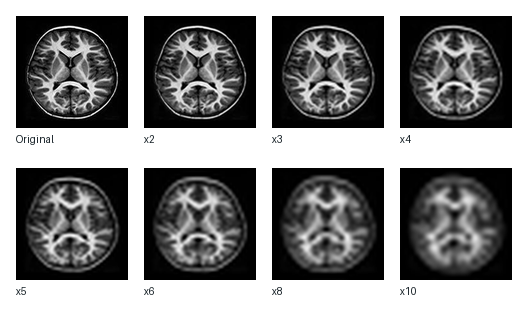
#> input picture result/results task 1/Extra - dividing image by more then 2/lanczos_extra_downscale_grid.png, 528 x 320 px, given as the content of the folder data/Data 1/test, which was not available
$ python lanczos_extra_downscale.py
#> lines starting #> are read from the running program, lines starting #| are printed output that depends on the picture; pictures that were not available may be replaced by others from this repository, and a replacement may not be noted
import csv
import math
from pathlib import Path

from PIL import Image, ImageDraw, ImageFont


INPUT_DIR = Path("data/Data 1/test")
OUTPUT_DIR = Path("result/results task 1/Extra - dividing image by more then 2")
IMAGE_SIZE = (224, 224)
DOWNSCALE_FACTORS = [2, 3, 4, 5, 6, 8, 10]


def find_default_image() -> Path:
    suffixes = {".jpg", ".jpeg", ".png", ".bmp"}
    candidates = sorted(
        p for p in INPUT_DIR.rglob("*") if p.is_file() and p.suffix.lower() in suffixes
    )
    if not candidates:
        raise FileNotFoundError("No clean image found in data/Data 1/test")
    return candidates[0]


def load_image(path: Path) -> Image.Image:
    with Image.open(path) as image:
        return image.convert("RGB").resize(IMAGE_SIZE)


def downsample(image: Image.Image, factor: int) -> Image.Image:
    low_size = (max(1, image.width // factor), max(1, image.height // factor))
    return image.resize(low_size, Image.Resampling.BICUBIC)


def lanczos_reconstruct(low_resolution: Image.Image) -> Image.Image:
    return low_resolution.resize(IMAGE_SIZE, Image.Resampling.LANCZOS)


def metrics(original: Image.Image, reconstructed: Image.Image) -> dict[str, float]:
    original_pixels = list(original.getdata())
    reconstructed_pixels = list(reconstructed.getdata())
    count = len(original_pixels) * 3

    squared_error = 0.0
    absolute_error = 0.0
    for original_rgb, reconstructed_rgb in zip(original_pixels, reconstructed_pixels):
        for original_value, reconstructed_value in zip(original_rgb, reconstructed_rgb):
            diff = float(original_value - reconstructed_value)
            squared_error += diff * diff
            absolute_error += abs(diff)

    mse = squared_error / count
    rmse = math.sqrt(mse)
    mae = absolute_error / count
    psnr = math.inf if mse == 0 else 20 * math.log10(255.0 / rmse)
    reconstruction_score = max(0.0, min(100.0, 100.0 * (1.0 - mae / 255.0)))
    return {
        "mse": mse,
        "rmse": rmse,
        "mae": mae,
        "psnr": psnr,
        "reconstruction_score": reconstruction_score,
    }


def save_psnr_svg(rows: list[dict[str, float]], output_path: Path) -> None:
    width, height = 760, 420
    margin_left, margin_top, margin_right, margin_bottom = 70, 35, 30, 60
    chart_w = width - margin_left - margin_right
    chart_h = height - margin_top - margin_bottom

    psnr_values = [row["psnr"] for row in rows]
    min_y = math.floor(min(psnr_values)) - 1
    max_y = math.ceil(max(psnr_values)) + 1
    if min_y == max_y:
        max_y += 1

    def x_pos(index: int) -> float:
        if len(rows) == 1:
            return margin_left + chart_w / 2
        return margin_left + index * chart_w / (len(rows) - 1)

    def y_pos(value: float) -> float:
        return margin_top + chart_h * (1 - (value - min_y) / (max_y - min_y))

    points = [(x_pos(i), y_pos(row["psnr"])) for i, row in enumerate(rows)]
    point_string = " ".join(f"{x:.1f},{y:.1f}" for x, y in points)

    lines = [
        f'<svg xmlns="http://www.w3.org/2000/svg" width="{width}" height="{height}" viewBox="0 0 {width} {height}">',
        '<rect width="100%" height="100%" fill="#f7f9f7"/>',
        '<text x="30" y="24" font-family="Arial" font-size="18" font-weight="700" fill="#182228">Lanczos quality after stronger downsampling</text>',
        f'<line x1="{margin_left}" y1="{margin_top + chart_h}" x2="{margin_left + chart_w}" y2="{margin_top + chart_h}" stroke="#667" stroke-width="1"/>',
        f'<line x1="{margin_left}" y1="{margin_top}" x2="{margin_left}" y2="{margin_top + chart_h}" stroke="#667" stroke-width="1"/>',
        f'<polyline points="{point_string}" fill="none" stroke="#2666ac" stroke-width="3"/>',
    ]

    for tick in range(min_y, max_y + 1, max(1, (max_y - min_y) // 5)):
        y = y_pos(tick)
        lines.append(f'<line x1="{margin_left - 5}" y1="{y:.1f}" x2="{margin_left + chart_w}" y2="{y:.1f}" stroke="#d8dddd" stroke-width="1"/>')
        lines.append(f'<text x="18" y="{y + 4:.1f}" font-family="Arial" font-size="11" fill="#56636b">{tick}</text>')

    for i, row in enumerate(rows):
        x, y = points[i]
        factor = int(row["factor"])
        lines.append(f'<circle cx="{x:.1f}" cy="{y:.1f}" r="5" fill="#008074"/>')
        lines.append(f'<text x="{x - 10:.1f}" y="{margin_top + chart_h + 25}" font-family="Arial" font-size="12" fill="#182228">x{factor}</text>')
        lines.append(f'<text x="{x - 18:.1f}" y="{y - 10:.1f}" font-family="Arial" font-size="10" fill="#182228">{row["psnr"]:.2f}</text>')

    lines.append(f'<text x="{width / 2 - 55}" y="{height - 15}" font-family="Arial" font-size="12" fill="#56636b">Downsample factor</text>')
    lines.append('<text x="16" y="220" transform="rotate(-90 16,220)" font-family="Arial" font-size="12" fill="#56636b">PSNR</text>')
    lines.append("</svg>")
    output_path.write_text("\n".join(lines), encoding="utf-8")


def save_psnr_png(rows: list[dict[str, float]], output_path: Path) -> None:
    width, height = 900, 520
    margin_left, margin_top, margin_right, margin_bottom = 90, 55, 45, 80
    chart_w = width - margin_left - margin_right
    chart_h = height - margin_top - margin_bottom

    psnr_values = [row["psnr"] for row in rows]
    min_y = math.floor(min(psnr_values)) - 1
    max_y = math.ceil(max(psnr_values)) + 1
    if min_y == max_y:
        max_y += 1

    def x_pos(index: int) -> float:
        if len(rows) == 1:
            return margin_left + chart_w / 2
        return margin_left + index * chart_w / (len(rows) - 1)

    def y_pos(value: float) -> float:
        return margin_top + chart_h * (1 - (value - min_y) / (max_y - min_y))

    canvas = Image.new("RGB", (width, height), "#f7f9f7")
    draw = ImageDraw.Draw(canvas)
    draw.text((35, 18), "Lanczos PSNR after stronger downsampling", fill="#182228")
    draw.text(
        (35, 42),
        "Clean MRI image, downsampled by factor and reconstructed to 224x224 with Lanczos",
        fill="#56636b",
    )

    tick_step = max(1, (max_y - min_y) // 6)
    for tick in range(min_y, max_y + 1, tick_step):
        y = y_pos(tick)
        draw.line((margin_left, y, margin_left + chart_w, y), fill="#d8dddd", width=1)
        draw.text((35, y - 7), str(tick), fill="#56636b")

    draw.line((margin_left, margin_top, margin_left, margin_top + chart_h), fill="#667077", width=2)
    draw.line(
        (margin_left, margin_top + chart_h, margin_left + chart_w, margin_top + chart_h),
        fill="#667077",
        width=2,
    )

    points = [(x_pos(i), y_pos(row["psnr"])) for i, row in enumerate(rows)]
    for start, end in zip(points, points[1:]):
        draw.line((start[0], start[1], end[0], end[1]), fill="#2666ac", width=4)

    for (x, y), row in zip(points, rows):
        draw.ellipse((x - 6, y - 6, x + 6, y + 6), fill="#008074")
        draw.text((x - 18, y - 22), f"{row['psnr']:.2f}", fill="#182228")
        draw.text((x - 10, margin_top + chart_h + 20), f"x{int(row['factor'])}", fill="#182228")

    draw.text((width // 2 - 70, height - 35), "Downsample factor", fill="#56636b")
    draw.text((14, height // 2), "PSNR", fill="#56636b")
    canvas.save(output_path, optimize=True)


def save_comparison_grid(original: Image.Image, reconstructions: list[tuple[str, Image.Image]], output_path: Path) -> None:
    thumb_size = (112, 112)
    padding = 16
    label_h = 24
    columns = 4
    rows = math.ceil((len(reconstructions) + 1) / columns)
    width = columns * thumb_size[0] + (columns + 1) * padding
    height = rows * (thumb_size[1] + label_h) + (rows + 1) * padding
    canvas = Image.new("RGB", (width, height), "white")
    draw = ImageDraw.Draw(canvas)

    cells = [("Original", original)] + reconstructions
    for index, (label, image) in enumerate(cells):
        row = index // columns
        col = index % columns
        x = padding + col * (thumb_size[0] + padding)
        y = padding + row * (thumb_size[1] + label_h + padding)
        canvas.paste(image.resize(thumb_size, Image.Resampling.LANCZOS), (x, y))
        draw.text((x, y + thumb_size[1] + 5), label, fill=(24, 34, 40))

    canvas.save(output_path, optimize=True)


def main() -> None:
    OUTPUT_DIR.mkdir(parents=True, exist_ok=True)
    image_path = find_default_image()
    original = load_image(image_path)
#> in load_image, image is the input picture: PIL image 528x320 RGB; mean R, G, B 135.1, 135.1, 135.1
#> in load_image, `return image.convert("RGB").resize(IMAGE_SIZE)`:
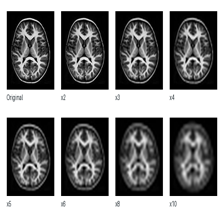
#> returned value: PIL image 224x224 RGB; mean R, G, B 135.1, 135.1, 135.1

    rows = []
    reconstructions = []
    for factor in DOWNSCALE_FACTORS:
        low_resolution = downsample(original, factor)
        reconstructed = lanczos_reconstruct(low_resolution)
        row = {
            "factor": factor,
            "low_width": low_resolution.width,
            "low_height": low_resolution.height,
            **metrics(original, reconstructed),
        }
        rows.append(row)
        reconstructions.append((f"x{factor}", reconstructed))
#> this loop made 7 passes
#> (mse in metrics, rmse in metrics, mae in metrics, psnr in metrics, reconstruction_score in metrics) on passes 1 to 7: (377.1, 19.42, 10.48, 22.37, 95.89), (756.9, 27.51, 16.15, 19.34, 93.67), (1148.2, 33.88, 21.66, 17.53, 91.51), (1641.3, 40.51, 27.57, 15.98, 89.19), (1833.8, 42.82, 29.6, 15.5, 88.39), (3213.4, 56.69, 41.66, 13.06, 83.66), (4242.6, 65.13, 49.59, 11.85, 80.55)
#> pass 1, in main, `low_resolution = downsample(original, factor)`:
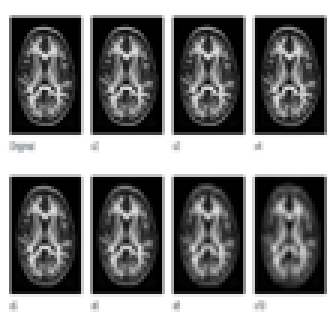
#> low_resolution: PIL image 112x112 RGB (shown 3 times larger); mean R, G, B 134.9, 134.9, 134.9
#> pass 1, in main, `reconstructed = lanczos_reconstruct(low_resolution)`:
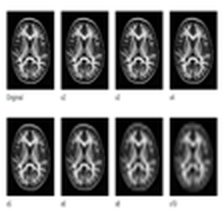
#> reconstructed: PIL image 224x224 RGB; mean R, G, B 135.1, 135.1, 135.2
#> pass 2, in main, `reconstructed = lanczos_reconstruct(low_resolution)`:
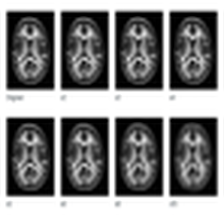
#> reconstructed: PIL image 224x224 RGB; mean R, G, B 134.4, 134.4, 134.4
#> after the loop:
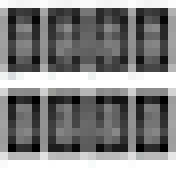
#> low_resolution: PIL image 22x22 RGB (shown 8 times larger); mean R, G, B 133.8, 133.8, 133.8
#> after the loop, reconstructions = 7 items; rows = 7 items

    with (OUTPUT_DIR / "lanczos_extra_downscale_metrics.csv").open("w", newline="", encoding="utf-8") as f:
        writer = csv.DictWriter(
            f,
            fieldnames=[
                "factor",
                "low_width",
                "low_height",
                "mse",
                "rmse",
                "mae",
                "psnr",
                "reconstruction_score",
            ],
        )
        writer.writeheader()
        writer.writerows(rows)

    original.save(OUTPUT_DIR / "original_clean.png", optimize=True)
    save_psnr_svg(rows, OUTPUT_DIR / "lanczos_psnr_by_downscale_factor.svg")
#> in save_psnr_svg, `psnr_values = [row["psnr"] for row in rows]`: psnr_values = [22.37, 19.34, 17.53, 15.98, 15.5, 13.06, 11.85]
#> in save_psnr_svg, `min_y = math.floor(min(psnr_values)) - 1`: min_y = 10
#> in save_psnr_svg, `max_y = math.ceil(max(psnr_values)) + 1`: max_y = 24
#> in save_psnr_svg, `points = [(x_pos(i), y_pos(row["psnr"])) for i, row in enumerate(rows)]`: points = [(70, 72.91), (180, 143.2), (290, 185.2), (400, 221.2), (510, 232.4), (620, 288.9), (730, 316.9)]
#> the loop in save_psnr_svg, `for tick in range(min_y, max_y + 1, max(1, (max_y - min_y) // 5)):` made 8 passes
#> y on passes 1 to 8: 360, 313.6, 267.1, 220.7, 174.3, 127.9, 81.43, 35
#> after the loop in save_psnr_svg, `for tick in range(min_y, max_y + 1, max(1, (max_y - min_y) // 5)):`: lines = 22 items
#> the loop in save_psnr_svg, `for i, row in enumerate(rows):` made 7 passes
#> (x, y, factor) on passes 1 to 7: (70, 72.91, 2), (180, 143.2, 3), (290, 185.2, 4), (400, 221.2, 5), (510, 232.4, 6), (620, 288.9, 8), (730, 316.9, 10)
#> after the loop in save_psnr_svg, `for i, row in enumerate(rows):`: lines = 43 items
    save_psnr_png(rows, OUTPUT_DIR / "lanczos_psnr_by_downscale_factor.png")
#> in save_psnr_png, `psnr_values = [row["psnr"] for row in rows]`: psnr_values = [22.37, 19.34, 17.53, 15.98, 15.5, 13.06, 11.85]
#> in save_psnr_png, `tick_step = max(1, (max_y - min_y) // 6)`: tick_step = 2
#> the loop in save_psnr_png, `for tick in range(min_y, max_y + 1, tick_step):` made 8 passes
#> y on passes 1 to 8: 440, 385, 330, 275, 220, 165, 110, 55
#> in save_psnr_png, `points = [(x_pos(i), y_pos(row["psnr"])) for i, row in enumerate(rows)]`: points = [(90, 99.91), (217.5, 183.1), (345, 232.9), (472.5, 275.6), (600, 288.8), (727.5, 355.8), (855, 389)]
#> the loop in save_psnr_png, `for start, end in zip(points, points[1:]):` made 6 passes
#> (start, end) on passes 1 to 6: ((90, 99.91), (217.5, 183.1)), ((217.5, 183.1), (345, 232.9)), ((345, 232.9), (472.5, 275.6)), ((472.5, 275.6), (600, 288.8)), ((600, 288.8), (727.5, 355.8)), ((727.5, 355.8), (855, 389))
#> the loop in save_psnr_png, `for (x, y), row in zip(points, rows):` made 7 passes
#> in save_psnr_png, `canvas.save(output_path, optimize=True)`:
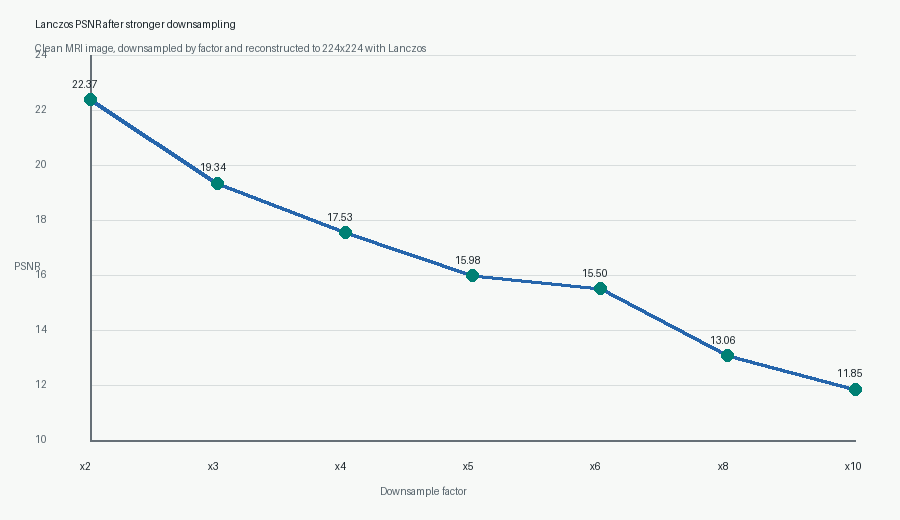
#> saved as lanczos_psnr_by_downscale_factor.png: PIL image 900x520 RGB; mean R, G, B 243.3, 246, 244.5
    save_comparison_grid(original, reconstructions, OUTPUT_DIR / "lanczos_extra_downscale_grid.png")
#> in save_comparison_grid, `rows = math.ceil((len(reconstructions) + 1) / columns)`: rows = 2
#> in save_comparison_grid, `height = rows * (thumb_size[1] + label_h) + (rows + 1) * padding`: height = 320
#> in save_comparison_grid, `canvas = Image.new("RGB", (width, height), "white")`: canvas: PIL image 528x320 RGB; every value is 255
#> in save_comparison_grid, `cells = [("Original", original)] + reconstructions`: cells = 8 items
#> the loop in save_comparison_grid, `for index, (label, image) in enumerate(cells):` made 8 passes
#> (label, row, col, x, y) on passes 1 to 8: ('Original', 0, 0, 16, 16), ('x2', 0, 1, 144, 16), ('x3', 0, 2, 272, 16), ('x4', 0, 3, 400, 16), ('x5', 1, 0, 16, 168), ('x6', 1, 1, 144, 168), ('x8', 1, 2, 272, 168), ('x10', 1, 3, 400, 168)
#> after the loop in save_comparison_grid, `for index, (label, image) in enumerate(cells):`:
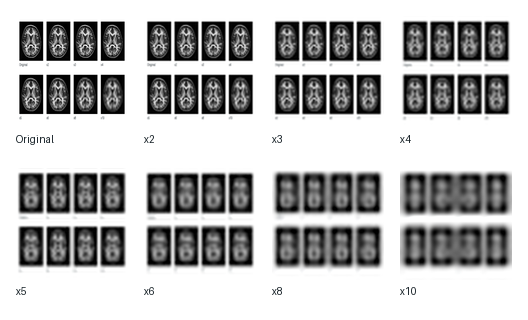
#> canvas: PIL image 528x320 RGB; mean R, G, B 183, 183.1, 183.1
    (OUTPUT_DIR / "README.txt").write_text(
        "\n".join(
            [
                "Extra experiment: dividing image by more then 2",
                "",
                f"Input image: {image_path}",
                "Method: downsample by factor, then reconstruct to 224x224 with Lanczos.",
                "Higher PSNR and reconstruction score are better.",
            ]
        ),
        encoding="utf-8",
    )

    print(f"Saved results to {OUTPUT_DIR}")
    for row in rows:
        print(
            f"x{int(row['factor'])}: low={int(row['low_width'])}x{int(row['low_height'])}, "
            f"PSNR={row['psnr']:.2f}, score={row['reconstruction_score']:.2f}"
        )
#> this loop made 7 passes
#| x2: low=112x112, PSNR=22.37, score=95.89
#| x3: low=74x74, PSNR=19.34, score=93.67
#| x4: low=56x56, PSNR=17.53, score=91.51
#| x5: low=44x44, PSNR=15.98, score=89.19
#| x6: low=37x37, PSNR=15.50, score=88.39
#| x8: low=28x28, PSNR=13.06, score=83.66
#| x10: low=22x22, PSNR=11.85, score=80.55


if __name__ == "__main__":
    main()
